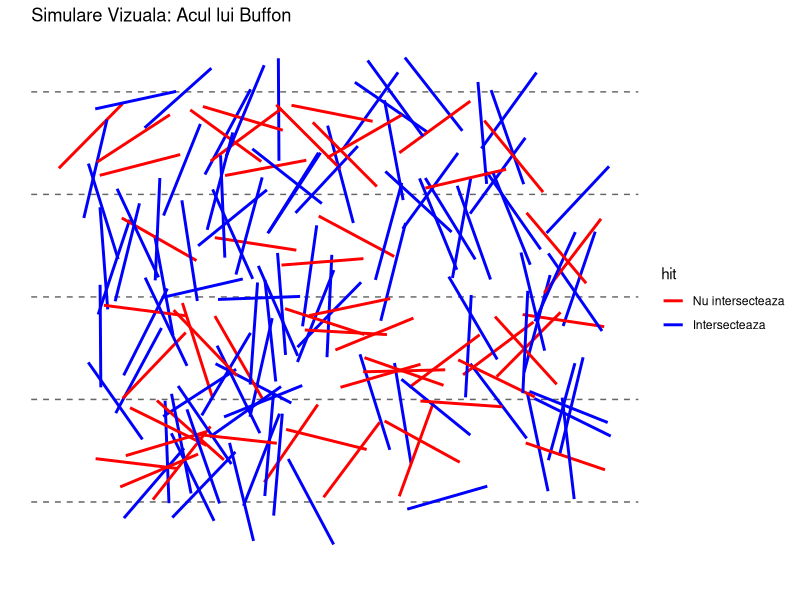
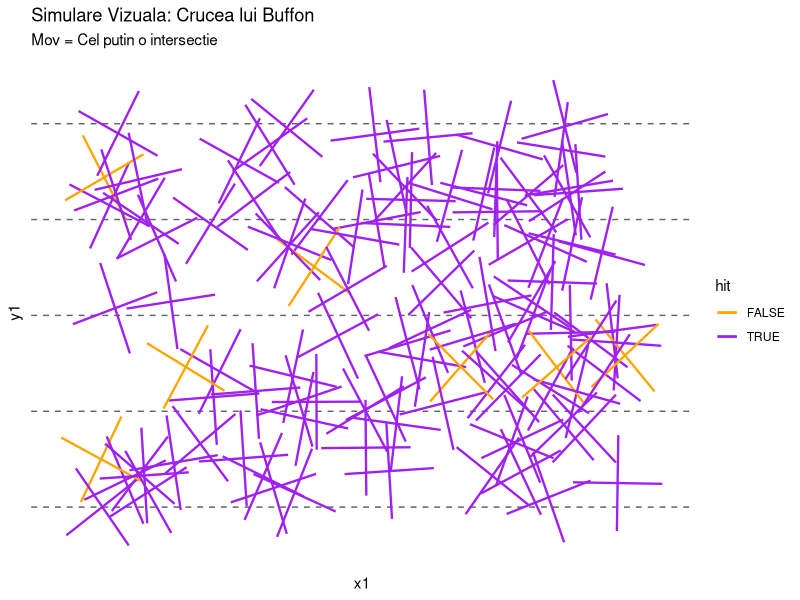
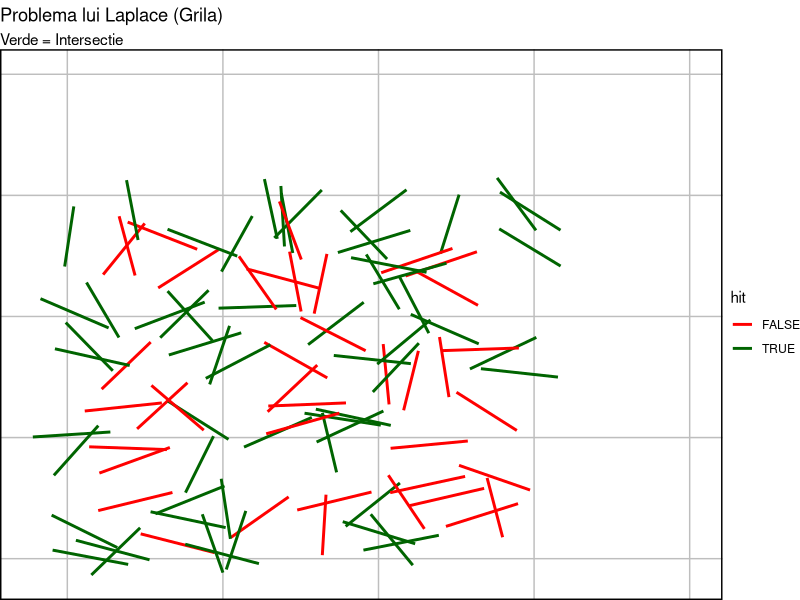
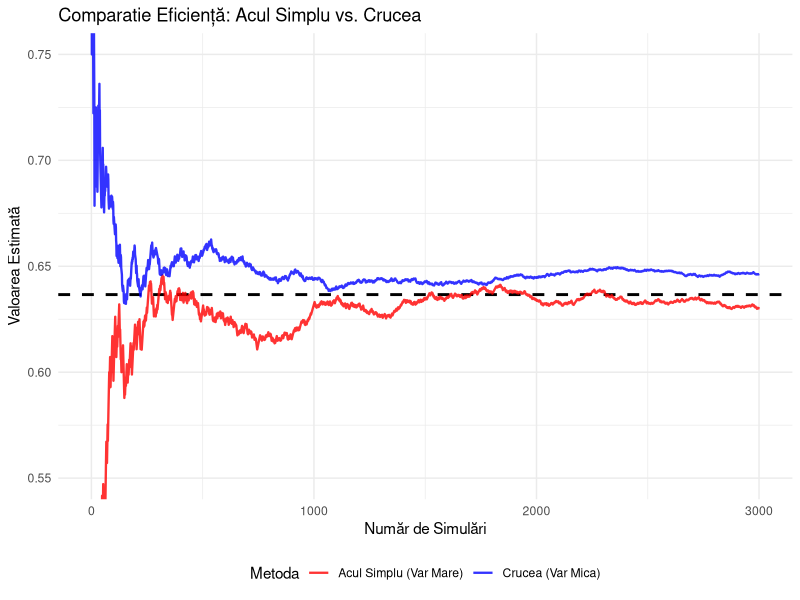

The R source for these figures, in order:
# Exercitiul 3

# Subpunctul a

simulare_buffon_clasic <- function(N = 10000) {
  
  # 1. Generare variabile (Pozitie si Unghi)
  # x este distanta pana la linie (la 0.5)
  x <- runif(N, min = 0, max = 0.5)
  
  # theta este unghiul (0 la pi)
  theta <- runif(N, min = 0, max = pi)
  
  # 2. Verificare conditie intersectie
  # Proiectia verticala a jumatatii de ac (L/2 = 0.5)
  limita <- 0.5 * sin(theta)
  intersectie <- x <= limita
  
  # 3. Calcul probabilitate
  prob_estimata <- mean(intersectie)
  return (prob_estimata)
}

# Rulare pentru N mare
set.seed(42)
rezultat <- simulare_buffon_clasic(N = 10000)
# Rezultat asteptat: aprox 0.6366

# Subpunctul b

simulare_cruce <- function(N = 10000) {
  # 1. Gnenerare (centru comun x, unghi theta1)
  x <- runif(N, min = 0, max = 0.5)
  theta1 <- runif(N, min = 0, max = pi)
  
  # Acul 2 este perpendicular (adaugam pi/2)
  theta2 <- theta1 + pi/2
  
  # 2. Verificare intersectii
  # Acul 1
  i1 <- x <= 0.5 * sin(theta1)
  # Acul 2 (folosim abs() deoarece sin poate fi negativ > pi)
  i2 <- x <= 0.5 * abs(sin(theta2))
  
  # 3. Variabila Z (total intersectii: 0, 1 sau 2)
  Z <- as.numeric(i1) + as.numeric(i2)
  
  # Variabila de interes este Z/2
  valori <- Z / 2
  
  # 4. Returnam statisticile
  return (list(
    media = mean(valori),
    varianta = var(valori)
  ))
}

# Rulare si afisare
set.seed(123)
rezultate <- simulare_cruce(10000)
# Media empirica ar trebui sa fie aprox 0.6366
# Varianta empirica ar trebui sa fie aprox 0.099

# Subpunctul c

simulare_general <- function(N, L, d) {
  if (L >= d) stop("L trebuie sa fie mai mic decat d")
  
  # 1. Generare (x pana la d/2)
  x <- runif(N, min = 0, max = d/2)
  theta <- runif(N, min = 0, max = pi)
  
  # 2. Conditia (L/2)
  intersectie <- x <= (L/2) * sin(theta)
  
  # 3. Rezultat
  prob_est <- mean(intersectie)
  prob_teo <- (2 * L) / (pi * d)
  
  return (list(
    estimat = prob_est,
    teoretic = prob_teo
  ))
}

# Exemplu: L=0.8, d=2
# Rezultat asteptat: 0.8 / pi = aprox 0.2546
simulare_general(10000, 0.8, 2)

# Subpunctul d

simulare_linie_aleatoare <- function(N, L, d) {
  # 1. Generam parametrii LINIEI
  # r = distanta de la centrul acului la linie
  r <- runif(N, min = 0, max = d/2)
  
  # alpha = unghiul normalei la linie
  alpha <- runif(N, min = 0, max = 2*pi)
  
  # 2. Conditia de intersectie
  # Acul e fix pe axa Ox. Proiectia sa pe normala este (L/2)*|cos(alpha)|
  # Linia intersecteaza daca distanta r este mai mica decat aceasta proiectie
  limita <- (L/2) * abs(cos(alpha))
  intersectie <- r <= limita
  
  # 3. Calcul
  prob_est <- mean(intersectie)
  prob_teo <- (2 * L) / (pi * d)
  
  return (list(
    estimat = prob_est,
    teoretic = prob_teo
  ))
}

# Testam pentru L=0.8, d=2
# Asteptat: 0.2546
simulare_linie_aleatoare(10000, 0.8, 2)

# Subpunctul e

simulare_grid <- function(N, L, d1, d2) {
  # 1. Generare variabile
  # x raportat la d1, y raportat la d2
  x <- runif(N, min = 0, max = d1/2)
  y <- runif(N, min = 0, max = d2/2)
  
  theta <- runif(N, min = 0, max = pi/2)
  
  # 2. Verificare intersectii individuale
  # Intersectie verticala (depinde de cosinus in aces sistem de axe)
  int_vert <- x <= (L/2) * cos(theta)
  # Intersectie orizontala (depinde de sinus)
  int_oriz <- y <= (L/2) * sin(theta)
  
  # 3. Reuniune (SAU logic)
  # Acul intersecteaza planul daca atinge ORICARE linie
  intersectie_totala <- int_vert | int_oriz
  
  # 4. Calcul
  prob_est <- mean(intersectie_totala)
  prob_teo <- (L * (2*d1 + 2*d2 - L)) / (pi * d1 * d2)
  
  return (list(
    estimat = prob_est,
    teoretic = prob_teo
  ))
}

# Exemplu: L=1, d1=2, d2=3
# Asteptat: aprox 0.477
simulare_grid(10000, 1, 2, 3)

# Subpunctul f

algoritm_las_vegas <- function(tinta, interval_max = 100) {
  incercari <- 0
  gasit <- FALSE
  
  # Ruleaza pana gaseste solutia corecta
  while (!gasit) {
    incercari <- incercari + 1
    # Generam o propunere aleatoare
    propunere <- sample(1:interval_max, 1)
    
    # Verificam daca este solutia corecta
    if (propunere == tinta) {
      gasit <- TRUE
    }
  }
  
  # Returneaza numarul de pasi (care este variabil)
  # Totusi, rezultatul "Am gasit tinta" este garantat corect
  return (incercari)
}

# Rulare: Cautam numarul 42 in intervalul [1, 100]
set.seed(123)
pasi_necesari <- algoritm_las_vegas(42, 100)
cat("Algoritmul a gasit solutia corecta dupa ", pasi_necesari, " incercari.\n")



# Grafice
library(ggplot2)
library(gridExtra)

# 1. Vizualizare pentru Subpunctul A (Acul Simplu)
plot_buffon_simple <- function() {
  # Generam 150 de ace pentru vizualizare
  N_plot <- 150
  # Generam coordonate absolute
  y_center <- runif(N_plot, 0, 4) 
  angle <- runif(N_plot, 0, pi)
  L <- 1
  
  # Calculam capetele acului
  y1 <- y_center - (L/2) * sin(angle)
  y2 <- y_center + (L/2) * sin(angle)
  x_center <- runif(N_plot, 0, 6) 
  x1 <- x_center - (L/2) * cos(angle)
  x2 <- x_center + (L/2) * cos(angle)
  
  # Verificam intersectia: daca y1 si y2 sunt de o parte si de alta a unei linii intregi
  hit <- floor(y1) != floor(y2)
  
  df_seg <- data.frame(x1, y1, x2, y2, hit)
  
  p <- ggplot() +
    # Liniile podelei
    geom_hline(yintercept = 0:4, linetype="dashed", color="gray40") +
    # Acele
    geom_segment(data=df_seg, aes(x=x1, y=y1, xend=x2, yend=y2, color=hit), size=1) +
    scale_color_manual(values=c("FALSE"="red", "TRUE"="blue"), 
                       labels=c("Nu intersecteaza", "Intersecteaza")) +
    labs(title="Simulare Vizuala: Acul lui Buffon", x="", y="") +
    theme_minimal() +
    theme(axis.text = element_blank(), panel.grid = element_blank())
  
  print(p)
}

plot_buffon_simple()

# 2. Vizualizare pentru Subpunctul B (Crucea lui Buffon)
plot_buffon_cross <- function() {
  N_plot <- 100
  y_center <- runif(N_plot, 0, 4)
  x_center <- runif(N_plot, 0, 6)
  theta <- runif(N_plot, 0, pi)
  L <- 1
  
  # Acul 1
  y1a <- y_center - (L/2) * sin(theta)
  y1b <- y_center + (L/2) * sin(theta)
  x1a <- x_center - (L/2) * cos(theta)
  x1b <- x_center + (L/2) * cos(theta)
  hit1 <- floor(y1a) != floor(y1b)
  
  # Acul 2 (perpendicular)
  y2a <- y_center - (L/2) * sin(theta + pi/2)
  y2b <- y_center + (L/2) * sin(theta + pi/2)
  x2a <- x_center - (L/2) * cos(theta + pi/2)
  x2b <- x_center + (L/2) * cos(theta + pi/2)
  hit2 <- floor(y2a) != floor(y2b)
  
  hit_total <- hit1 | hit2 # Daca macar unul atinge
  
  df1 <- data.frame(x1=x1a, y1=y1a, x2=x1b, y2=y1b, hit=hit_total)
  df2 <- data.frame(x1=x2a, y1=y2a, x2=x2b, y2=y2b, hit=hit_total)
  
  p <- ggplot() +
    geom_hline(yintercept = 0:4, linetype="dashed", color="gray40") +
    geom_segment(data=df1, aes(x=x1, y=y1, xend=x2, yend=y2, color=hit), size=0.8) +
    geom_segment(data=df2, aes(x=x1, y=y1, xend=x2, yend=y2, color=hit), size=0.8) +
    scale_color_manual(values=c("FALSE"="orange", "TRUE"="purple")) +
    labs(title="Simulare Vizuala: Crucea lui Buffon", subtitle="Mov = Cel putin o intersectie") +
    theme_minimal() +
    theme(axis.text = element_blank(), panel.grid = element_blank())
  
  print(p)
}

plot_buffon_cross()

# 3. Vizualizare pentru Subpunctul E (Grila Laplace)
plot_buffon_grid <- function() {
  N_plot <- 100
  d1 <- 2; d2 <- 2; L <- 1
  x_c <- runif(N_plot, 0, 6)
  y_c <- runif(N_plot, 0, 6)
  theta <- runif(N_plot, 0, 2*pi)
  
  x1 <- x_c - (L/2)*cos(theta); x2 <- x_c + (L/2)*cos(theta)
  y1 <- y_c - (L/2)*sin(theta); y2 <- y_c + (L/2)*sin(theta)
  
  # Verificare intersectie cu grila 
  hit_v <- floor(x1/d1) != floor(x2/d1)
  hit_h <- floor(y1/d2) != floor(y2/d2)
  hit <- hit_v | hit_h
  
  df <- data.frame(x1, y1, x2, y2, hit)
  
  p <- ggplot() +
    geom_vline(xintercept = seq(0, 8, d1), color="gray") +
    geom_hline(yintercept = seq(0, 8, d2), color="gray") +
    geom_segment(data=df, aes(x=x1, y=y1, xend=x2, yend=y2, color=hit), size=1) +
    scale_color_manual(values=c("FALSE"="red", "TRUE"="darkgreen")) +
    labs(title="Problema lui Laplace (Grila)", subtitle="Verde = Intersectie") +
    theme_void() +
    theme(panel.border = element_rect(colour = "black", fill=NA, size=1))
  
  print(p)
}

plot_buffon_grid()

# 4. Vizualizare comparativa
plot_compare_convergence <- function() {
  set.seed(42)
  N <- 3000 # Numarul de pasi
  target <- 2/pi # Valoarea corecta
  
  # Simulare acum simplu
  x1 <- runif(N, 0, 0.5)
  th1 <- runif(N, 0, pi)
  hits1 <- (x1 <= 0.5 * sin(th1))
  # Calculam media cumulativa 
  est_simplu <- cumsum(hits1) / (1:N)
  
  # Simulare cruce
  x2 <- runif(N, 0, 0.5)
  th2 <- runif(N, 0, pi); th2_perp <- th2 + pi/2
  # Numarul de intersectii pentru cruce (0, 1 sau 2)
  h_a <- (x2 <= 0.5 * sin(th2))
  h_b <- (x2 <= 0.5 * abs(sin(th2_perp)))
  Z <- h_a + h_b
  # Variabila de interes este Z/2
  est_cruce <- cumsum(Z/2) / (1:N)
  
  # Pregatire date pentru plot
  df_plot <- rbind(
    data.frame(Pas=1:N, Valoare=est_simplu, Metoda="Acul Simplu (Var Mare)"),
    data.frame(Pas=1:N, Valoare=est_cruce,  Metoda="Crucea (Var Mica)")
  )
  
  # Grafic
  p <- ggplot(df_plot, aes(x=Pas, y=Valoare, color=Metoda)) +
    # Linia teoretica (Tinta)
    geom_hline(yintercept=target, linetype="dashed", color="black", size=1) +
    # Liniile de estimare
    geom_line(alpha=0.8, size=0.8) +
    # Limite axe 
    coord_cartesian(ylim=c(0.55, 0.75)) +
    scale_color_manual(values=c("red", "blue")) +
    labs(title="Comparatie Eficiență: Acul Simplu vs. Crucea",
         y="Valoarea Estimată", x="Număr de Simulări") +
    theme_minimal() +
    theme(legend.position="bottom")
  
  print(p)
}

plot_compare_convergence()
